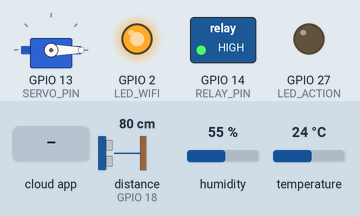
Simulated run of this sketch. Board: ESP32. On the bench: servo, switched loads named in the sketch (green lamp = pin HIGH), output pins drawn as LEDs (lit = HIGH). Wiring (inferred from the names in the program): ultrasonic range finder: trigger GPIO 5; echo GPIO 18. The test bench sets the inputs (shaded band); at power-on: distance to the obstacle (sensor on GPIO 18) 80 cm, humidity 55 %, temperature 24 °C. The echo pulse lasts 58.3 µs per cm; WiFi joins after 1.5 s; servers stay silent unless stated; the Firebase database answers and starts empty; web services answer with replies made up by the test bench; pins used as bus, display or sensor lines are not drawn; what the sketch prints to the serial monitor is not drawn.

Above: at 2.8 s.
2.9 s: the phone or cloud app sets fan_mode to auto
At 4.5 s:
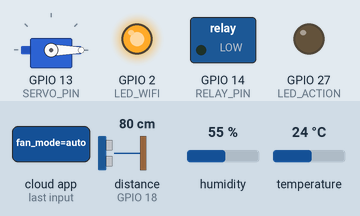
9.3 s: the phone or cloud app sets fan_mode to true
At 13.6 s:
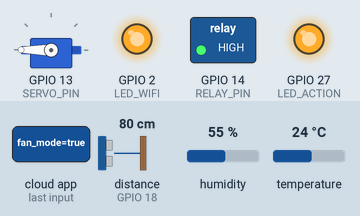
20.3 s: distance to the obstacle (sensor on GPIO 18) set to 24 cm
28.4 s: distance to the obstacle (sensor on GPIO 18) set to 20 cm
30.3 s: distance to the obstacle (sensor on GPIO 18) set to 35 cm
At 35.6 s:
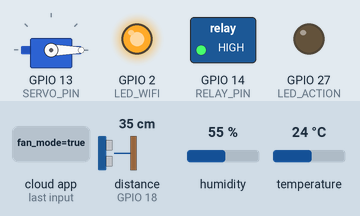
Timing chart, 0 to 37.1 s (numbered marks = the images above; inputs shaded):
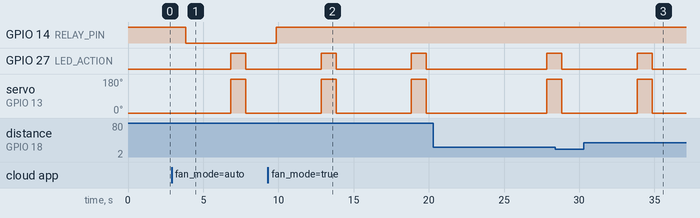

Measured:
- after the input at 2.9 s, GPIO 14 (RELAY_PIN): HIGH → LOW after 0.94 s
- after the input at 9.3 s, GPIO 14 (RELAY_PIN): LOW → HIGH after 0.54 s
- after the input at 30.3 s, GPIO 27 (LED_ACTION): LOW → HIGH after 3.5 s, → LOW 1.0 s later; servo on GPIO 13 (SERVO_PIN): 0° → 180° after 3.5 s, → 0° 1.0 s later
- by itself, GPIO 27 (LED_ACTION): alternates HIGH for 1.0 s and LOW for 5.0 s
- by itself, servo on GPIO 13 (SERVO_PIN): alternates 180° for 1.0 s and 0° for 5.0 s

The sketch:

esp32_smartpetfeeder.ino
```cpp
#define FIREBASE_DISABLE_CLOUD_MESSAGING
#define FIREBASE_DISABLE_FCM_LEGACY
#define FIREBASE_DISABLE_STORAGE
#define FIREBASE_DISABLE_FIRESTORE
// -------------------------------------------

#include <WiFi.h>
#include <WiFiManager.h>
#include <Wire.h>             // ไลบรารี I2C สำหรับ SHTC3
#include "Adafruit_SHTC3.h"   // ไลบรารีเซ็นเซอร์ SHTC3
#include <ESP32Servo.h>
#include <FirebaseESP32.h>
#include <WiFiClientSecure.h>
#include <HTTPClient.h>

/* ================= FIREBASE ================= */
#define API_KEY "YOR_FIREBASE_API_KEY"
#define DATABASE_URL "YORR_FIREBASE_DB_URL"

/* ================= TELEGRAM ================= */
#define BOT_TOKEN "YOUR_TELEGRAM_BOT_TOKEN"
#define CHAT_ID "YOUR_TELEGRAM_CHAT_ID"

/* ================= PIN CONFIGURATION ================= */
// สายเซ็นเซอร์ SHTC3 ต้องต่อที่ SDA = 21, SCL = 22
#define TRIG_PIN 5
#define ECHO_PIN 18
#define SERVO_PIN 13
#define RELAY_PIN 14
#define LED_WIFI 2
#define LED_ACTION 27

/* ================= OBJECTS ================= */
Adafruit_SHTC3 shtc3 = Adafruit_SHTC3();
Servo feederServo;
FirebaseData fbdo;
FirebaseData stream;
FirebaseAuth auth;
FirebaseConfig config;
WiFiClientSecure client;

/* ================= VARIABLES ================= */
float temp = 0, humi = 0;
int foodLevel = 0;
bool fanState = false;

// ค่า Setting เกณฑ์ Auto เริ่มต้น (โหมด Offline)
int autoTemp = 30;
int autoFood = 20;

// ตัวแปรรับคำสั่งจากเว็บ
String fanMode = "auto";
bool manualFanState = false;
bool feedPause = false;
bool triggerFeedFromWeb = false; // ธงรับคำสั่งให้อาหารจากเว็บ

unsigned long lastSensorUpdate = 0;
unsigned long lastHistorySave = 0;
unsigned long lastFeedTime = 0;
unsigned long lastTelegramTime = 0;

const unsigned long sensorInterval = 3000; // เช็คเซ็นเซอร์ทุก 3 วินาที
const unsigned long historyInterval = 300000; // เซฟกราฟทุก 5 นาที
const unsigned long feedCooldown = 5000; // ป้องกันให้อาหารรัวๆ (5 วินาที)
const unsigned long telegramCooldown = 5000;

/* ===================================================== */

void sendTelegram(String message) {
  if (WiFi.status() != WL_CONNECTED) return;
  if (millis() - lastTelegramTime < telegramCooldown) return;
  lastTelegramTime = millis();

  client.setInsecure();
  HTTPClient https;
  String url = "https://api.telegram.org/bot" + String(BOT_TOKEN) + "/sendMessage?chat_id=" + String(CHAT_ID) + "&text=" + message;

  https.begin(client, url);
  int httpCode = https.GET();
  if (httpCode > 0) Serial.println("✅ Telegram sent: " + message);
  else Serial.println("❌ Telegram error: " + String(httpCode));
  https.end();
}

void readSensors() {
  // --- อ่านค่าจาก SHTC3 ---
  sensors_event_t humidity, temp_event;
  shtc3.getEvent(&humidity, &temp_event);

  if (!isnan(temp_event.temperature) && !isnan(humidity.relative_humidity)) {
    temp = temp_event.temperature;
    humi = humidity.relative_humidity;
  }

  // --- อ่านค่า Ultrasonic ---
  digitalWrite(TRIG_PIN, LOW); delayMicroseconds(2);
  digitalWrite(TRIG_PIN, HIGH); delayMicroseconds(10);
  digitalWrite(TRIG_PIN, LOW);

  long duration = pulseIn(ECHO_PIN, HIGH, 30000);
  int distance = duration * 0.034 / 2;
  foodLevel = constrain(map(distance, 21, 13, 0, 100), 0, 100);
  // 21 คือความสูงเพดาน 13 คือ ความสูงเพดาน - ความสูงถังอาหาร
}

void updateFirebaseStatus() {
  FirebaseJson json;
  json.set("temp", temp);
  json.set("humi", humi);
  json.set("food", foodLevel);
  json.set("fan", fanState);

  if (!Firebase.updateNode(fbdo, "/current_status", json)) {
    Serial.println("Update failed: " + fbdo.errorReason());
  }
}

void saveHistory() {
  FirebaseJson history;
  history.set("temp", temp);
  history.set("humi", humi);
  history.set("food", foodLevel);
  history.set("timestamp/.sv", "timestamp");

  Firebase.pushJSON(fbdo, "/history", history);
  Serial.println("📊 History Saved to Firebase!");
}

void feedNow() {
  if (millis() - lastFeedTime < feedCooldown) {
    Serial.println("⏳ Feed cooldown active. Please wait.");
    return;
  }

  // เปิดไฟ LED D27 แสดงสถานะว่ากำลังให้อาหาร
  digitalWrite(LED_ACTION, HIGH);
  Serial.println(">> ACTION: Feeding Servo Moving! <<");

  feederServo.write(180);
  delay(1000); // เปิดฝาอาหาร 1 วินาที
  feederServo.write(0);

  lastFeedTime = millis();

  // ปิดไฟ LED D27 เมื่อให้อาหารเสร็จ
  digitalWrite(LED_ACTION, LOW);

  sendTelegram("🥣 ให้อาหารสัตว์เลี้ยงแล้ว!");
}

void controlFan(bool state) {
  if (fanState != state) {
    fanState = state;
    // โมดูล Relay ส่วนใหญ่เป็นแบบ Active LOW (สั่ง LOW คือเปิด, สั่ง HIGH คือปิด)
    digitalWrite(RELAY_PIN, state ? LOW : HIGH);

    if (state) sendTelegram("🌡 เปิดพัดลม (อุณหภูมิ " + String(temp) + "°C)");
    else sendTelegram("❄ ปิดพัดลมแล้ว");
  }
}

/* ===================================================== */

// Stream รับคำสั่งด่วนจากเว็บ แบบครอบคลุมทุกรูปแบบ (ดักจับ Json/String/Bool)
void streamCallback(StreamData data) {
  String path = data.dataPath();
  String type = data.dataType();

  Serial.print("🔔 Stream Event -> Path: " + path + " | Type: " + type);

  // กรณีส่งมาเป็นก้อน JSON
  if (type == "json") {
    FirebaseJson &json = data.jsonObject();
    FirebaseJsonData jsonData;
    json.get(jsonData, "feed_trigger");
    if (jsonData.success) {
      if (jsonData.typeNum == FirebaseJson::JSON_BOOL && jsonData.boolValue) triggerFeedFromWeb = true;
      else if (jsonData.stringValue == "true" || jsonData.stringValue == "1") triggerFeedFromWeb = true;
    }
  }
  // กรณีส่งมาเฉพาะปุ่ม feed_trigger
  else if (path.indexOf("feed_trigger") >= 0) {
    if (type == "boolean" && data.boolData() == true) triggerFeedFromWeb = true;
    else if (type == "int" && data.intData() == 1) triggerFeedFromWeb = true;
    else if (type == "string" && (data.stringData() == "true" || data.stringData() == "1")) triggerFeedFromWeb = true;
  }

  if (triggerFeedFromWeb) {
    Serial.println(" => รับคำสั่งให้อาหารแล้ว!");
  } else {
    Serial.println();
  }
}

void streamTimeout(bool timeout) {
  if (timeout) {
    Serial.println("Stream timeout, reconnecting...");
    Firebase.beginStream(stream, "/commands");
  }
}

/* ===================================================== */

void setup() {
  Serial.begin(115200);

  // ตั้งค่า Pin
  pinMode(TRIG_PIN, OUTPUT);
  pinMode(ECHO_PIN, INPUT);

  pinMode(RELAY_PIN, OUTPUT);
  digitalWrite(RELAY_PIN, HIGH); // 👈 สำคัญ: สั่ง HIGH เพื่อปิดพัดลมไว้ก่อนตอนเปิดเครื่อง

  pinMode(LED_WIFI, OUTPUT);
  pinMode(LED_ACTION, OUTPUT);
  digitalWrite(LED_WIFI, LOW);
  digitalWrite(LED_ACTION, LOW); // ปิดไฟให้อาหารไว้ก่อน

  // --- เริ่มต้นเซ็นเซอร์ SHTC3 ---
  if (!shtc3.begin()) {
    Serial.println("❌ SHTC3 Sensor not found! เช็คสาย SDA(21), SCL(22) อีกรอบครับ");
  } else {
    Serial.println("✅ SHTC3 Sensor is ready!");
  }

  // ของจริง ESP32Servo ควรกำหนด Timer ก่อน attach
  ESP32PWM::allocateTimer(0);
  feederServo.setPeriodHertz(50);
  feederServo.attach(SERVO_PIN, 500, 2400);
  feederServo.write(0);

  // --- ระบบ WiFiManager ---
  WiFiManager wm;
  Serial.println("Connecting to WiFi...");
  bool res = wm.autoConnect("SmartFeeder_Setup", "12345678");

  if (!res) {
    Serial.println("❌ Failed to connect WiFi. Restarting...");
    delay(3000);
    ESP.restart();
  }

  digitalWrite(LED_WIFI, HIGH); // เน็ตติด ไฟสีน้ำเงินบนบอร์ดสว่าง
  Serial.println("✅ WiFi Connected! IP: " + WiFi.localIP().toString());

  // --- ระบบ Firebase ---
  config.api_key = API_KEY;
  config.database_url = DATABASE_URL;

  if (Firebase.signUp(&config, &auth, "", "")) {
    Serial.println("✅ Firebase Auth OK");
  } else {
    Serial.println("❌ Firebase Auth Error: " + String(config.signer.signupError.message.c_str()));
  }

  Firebase.begin(&config, &auth);
  Firebase.reconnectWiFi(true);

  // เริ่มต้น Stream
  Firebase.beginStream(stream, "/commands");
  Firebase.setStreamCallback(stream, streamCallback, streamTimeout);
}

/* ===================================================== */

void loop() {
  // 1. รับคำสั่งให้อาหารจากเว็บ
  if (triggerFeedFromWeb) {
    triggerFeedFromWeb = false; // เอาธงลง
    feedNow(); // สั่งเซอร์โว + ไฟ D27

    // รีเซ็ตปุ่มใน Firebase กลับเป็น false
    if (Firebase.ready()) {
      Firebase.setBool(fbdo, "/commands/feed_trigger", false);
    }
  }

  unsigned long currentMillis = millis();

  // 2. เช็คสถานะ WiFi สำหรับไฟ LED บนบอร์ด
  if (WiFi.status() != WL_CONNECTED) {
    digitalWrite(LED_WIFI, LOW); // เน็ตหลุด ไฟดับ
  } else {
    digitalWrite(LED_WIFI, HIGH); // เน็ตติด ไฟสว่าง
  }

  // 3. ลูปหลักเช็คเซ็นเซอร์และการทำงานอัตโนมัติ (ทุก 3 วินาที)
  if (currentMillis - lastSensorUpdate > sensorInterval) {
    lastSensorUpdate = currentMillis;
    readSensors();

    Serial.printf("Mode: %s | T: %.1fC | H: %.1f%% | Food: %d%%\n", (WiFi.status() == WL_CONNECTED) ? "ONLINE" : "OFFLINE", temp, humi, foodLevel);

    if (WiFi.status() == WL_CONNECTED && Firebase.ready()) {
      // 🟢 โหมด ONLINE 🟢
      if (Firebase.getInt(fbdo, "/settings/auto_temp")) autoTemp = fbdo.intData();
      if (Firebase.getInt(fbdo, "/settings/auto_food")) autoFood = fbdo.intData();

      if (Firebase.getString(fbdo, "/commands/fan_mode")) fanMode = fbdo.stringData();
      if (Firebase.getBool(fbdo, "/commands/fan_state")) manualFanState = fbdo.boolData();
      if (Firebase.getBool(fbdo, "/commands/feed_pause")) feedPause = fbdo.boolData();

      // คุมพัดลม
      if (fanMode == "auto") controlFan(temp >= autoTemp);
      else controlFan(manualFanState);

      // คุมอาหาร
      if (!feedPause && foodLevel <= autoFood) {
        feedNow();
      }

      updateFirebaseStatus();
    }
    else if (WiFi.status() != WL_CONNECTED) {
      // 🔴 โหมด OFFLINE (เซฟตี้สัตว์เลี้ยง) 🔴
      controlFan(temp >= autoTemp);
      if (foodLevel <= autoFood) feedNow();
    }
  }

  // 4. เซฟประวัติลงกราฟ (ทุก 5 นาที)
  if (currentMillis - lastHistorySave > historyInterval) {
    lastHistorySave = currentMillis;
    if (WiFi.status() == WL_CONNECTED && Firebase.ready()) {
      saveHistory();
    }
  }
}
```
